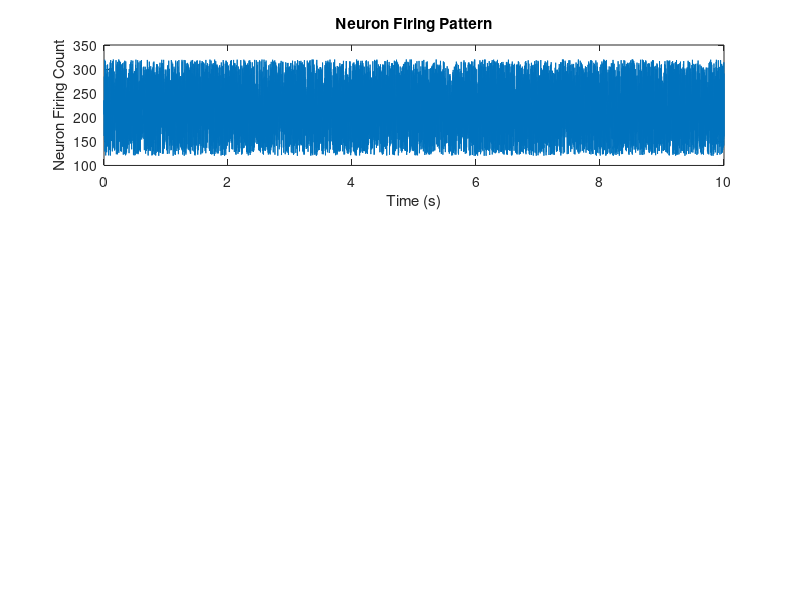

This chart was generated by the following MATLAB code: (Note: this script raises an error after producing the figure.)
%Initial values
y0 = zeros(6,1);
dt = 0.001; %step size in second
T = 10; %total duration
clock = 0:dt:T;
rng(10) %for reproducibility
p = 200*rand(size(clock))+120; %random firing of neuron
figure()
subplot(3,1,1)
plot(clock,p)
xlabel('Time (s)'); ylabel('Neuron Firing Count');
title('Neuron Firing Pattern')
%parameter definition
Params = struct('A',3.25,'B',17.6,'a',100,'b',50,'e0',2.5, ...
    'C',108,'r',0.56,'v0',6);
%solution
[t,y] = ode45(@(t,y) JansenSingleODEs(t,y,Params,p,clock),clock,y0);
subplot(3,1,2)
plot(t(2:end),y(2:end,2)-y(2:end,3),'LineWidth',0.8);
xlabel('Time (s)'); ylabel('Amplitude (mV)')
title('Synthetic EEG')
subplot(3,1,3)
periodogram(y(:,2)-y(:,3),[],[],1/dt)
xlim([0 50])
function ydot = JansenSingleODEs(t,y,Params,p,clock)
p = interp1(clock,p,t);
A = Params.A; a = Params.a; B = Params.B; b = Params.b;
C1 = Params.C; C2 = 0.8*C1; C3 = C1/4; C4 = C3;
ydot = zeros(size(y));
ydot(1) = y(4);
ydot(4) = A*a*Sigm(y(2)-y(3),Params) - 2*a*y(4) - a^2*y(1);
ydot(2) = y(5);
ydot(5) = A*a*(p + C2*Sigm(C1*y(1),Params)) - 2*a*y(5) - a^2*y(2);
ydot(3) = y(6);
ydot(6) = B*b*C4*Sigm(C3*y(1),Params) - 2*b*y(6) - b^2*y(3);
end
function out = Sigm(y,Params)
e0 = Params.e0;
v0 = Params.v0;
r = Params.r;
out = 2*e0/(1+exp(r*(v0-y)));
end